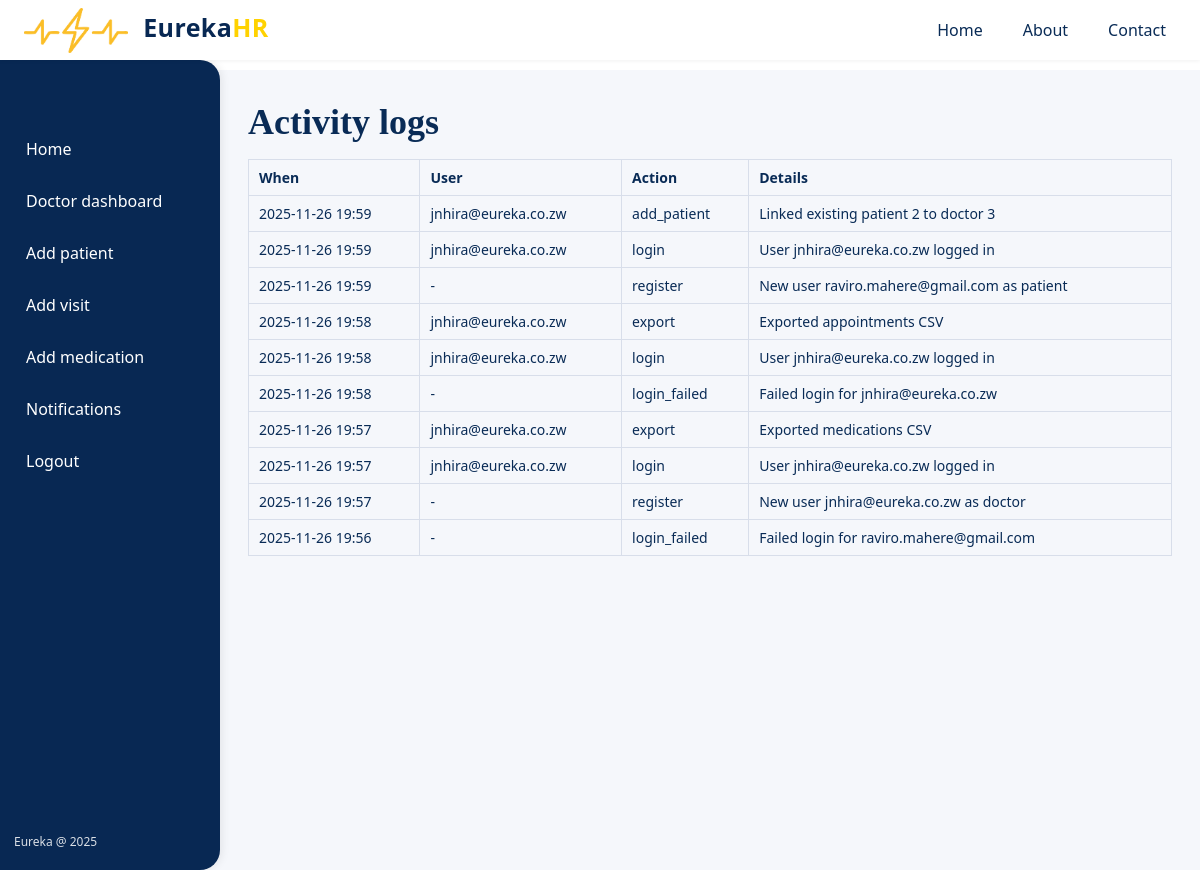
Before: /admin/logs (signed in) with the older database file.
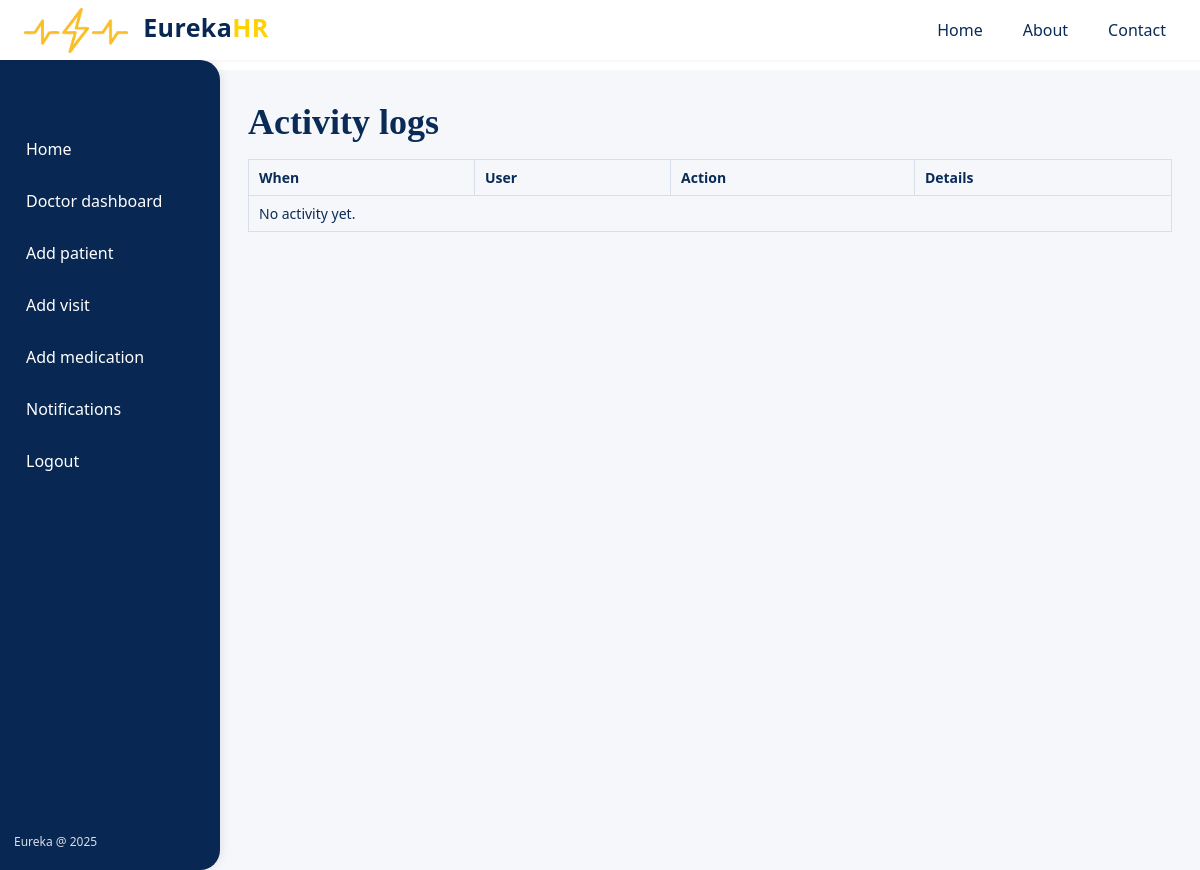
After: the same page with the newer database file.
### app.py (models this page shows, shortened)
class ActivityLog(db.Model):
    id = db.Column(db.Integer, primary_key=True)
    user_id = db.Column(db.Integer, db.ForeignKey("user.id"), nullable=True)
    action = db.Column(db.String(80), nullable=False)
    details = db.Column(db.String(255), nullable=True)
    created_at = db.Column(db.DateTime, default=datetime.utcnow)
    user = db.relationship("User", backref="activity_logs")

class User(db.Model):
    id = db.Column(db.Integer, primary_key=True)
    email = db.Column(db.String(120), unique=True, nullable=False)
    password_hash = db.Column(db.String(255), nullable=False)
    role = db.Column(db.String(20), nullable=False, default="patient")  # 'doctor' or 'patient'
    patient = db.relationship(
        "Patient",
        uselist=False,
        foreign_keys="Patient.user_id",
        backref=db.backref("user", foreign_keys="Patient.user_id"),
    )

### app.py (the view)
@app.route("/admin/logs")
@doctor_required
def admin_logs():
    logs = ActivityLog.query.order_by(ActivityLog.created_at.desc()).limit(200).all()
    return render_template("admin_logs.html", user=current_user(), logs=logs)

### app.py (called while the page is built)
def current_user():
    uid = session.get("user_id")
    if not uid:
        return None
    return User.query.get(uid)

def doctor_required(fn):
    from functools import wraps
    @wraps(fn)
    def wrapper(*args, **kwargs):
        user = current_user()
        if not user or user.role != "doctor":
            abort(403)
        return fn(*args, **kwargs)
    return wrapper

### templates/admin_logs.html
{% extends 'base.html' %}
{% block content %}
  <h1>Activity logs</h1>
  <table class="logs-table">
    <thead>
      <tr>
        <th>When</th>
        <th>User</th>
        <th>Action</th>
        <th>Details</th>
      </tr>
    </thead>
    <tbody>
      {% for log in logs %}
        <tr>
          <td>{{ log.created_at.strftime('%Y-%m-%d %H:%M') }}</td>
          <td>{% if log.user %}{{ log.user.email }}{% else %}-{% endif %}</td>
          <td>{{ log.action }}</td>
          <td>{{ log.details }}</td>
        </tr>
      {% else %}
        <tr><td colspan="4">No activity yet.</td></tr>
      {% endfor %}
    </tbody>
  </table>
{% endblock %}

### templates/base.html (shortened to what this page needs)
<!doctype html>
<html lang="en">
<head>
  <link rel="stylesheet" href="{{ url_for('static', filename='style.css') }}">
</head>
<body>
  <header class="topbar">
      <div class="topbar-logo">
    <img src="{{ url_for('static', filename='logo-heart.png') }}"
         class="ehr-heart-icon"
         alt="icon">
    Eureka<span>HR</span>
</div>
    <nav class="topbar-nav">
      <a href="{{ url_for('index') }}">Home</a>
      <a href="{{ url_for('about') }}">About </a>
      <a href="{{ url_for('contact') }}">Contact</a>
    </nav>
  </header>
  <aside class="sidebar">
    <div class="brand">&nbsp;</div>
    <nav class="menu">
      <a href="{{ url_for('index') }}">Home</a>
      {% if user %}
        {% if user.role == 'doctor' %}
          <a href="{{ url_for('doctor_dashboard') }}">Doctor dashboard</a>
          <a href="{{ url_for('add_patient') }}">Add patient</a>
          <a href="{{ url_for('add_visit') }}">Add visit</a>
          <a href="{{ url_for('add_medication') }}">Add medication</a>
        {% elif user.role == 'patient' %}
          <a href="{{ url_for('patient_dashboard') }}">Patient dashboard</a>
          <a href="{{ url_for('request_appointment') }}">Request appointment</a>
        {% endif %}
        <a href="{{ url_for('notifications') }}">Notifications</a>
        <a href="{{ url_for('logout') }}">Logout</a>
      {% else %}
        <a href="{{ url_for('login') }}">Login</a>
        <a href="{{ url_for('register') }}">Register</a>
      {% endif %}
    </nav>
    <div class="sidebar-footer">Eureka @  2025</div>
  </aside>
  <main class="content">
    {% block content %}{% endblock %}
  </main>
</body>
</html>

### static/style.css (style rules this page uses)
body { font-family: 'Inter', sans-serif; }
h1, h2, h3, .ehr-hero__title { font-family: 'Playfair Display', serif; }
:root { --navy:#082853; --yellow:#ffd200; --bg:#ffffff; --muted:#f5f7fb; --text:#092b56; --ok:#e8f5e9; --err:#ffebee; }
* { box-sizing: border-box; }
.ehr-heart-icon { height: 45px; width: auto; margin-right: 8px; vertical-align: middle; color: #ffd200; }
html, body { margin: 0; padding: 0; height: 100%; font-family: Segoe UI, Arial, sans-serif; color: var(--text); background: var(--bg); }
body { background-image: url('/static/bg.svg'); background-size: cover; background-attachment: fixed; background-repeat: no-repeat; }
.sidebar { position: fixed; left: 0; top: 0; bottom: 0; width: 220px; background: var(--navy); color: #fff; padding: 20px 14px; display: flex; flex-direction: column; gap: 18px; box-shadow: 2px 0 8px rgba(0, 0, 0, 0.08); border-top-right-radius: 20px; border-bottom-right-radius: 20px; overflow: hidden; }
.brand { font-weight: 800; font-size: 22px; letter-spacing: .5px; }
.menu { display: flex; flex-direction: column; gap: 10px; }
.menu a { color: #fff; text-decoration: none; padding: 10px 12px; border-radius: 10px; }
.content { margin-left: 220px; padding: 28px; min-height: 100%; }
h1 { font-size: 36px; margin: .2rem 0 1rem; }
:root { --ehr-navy: #042a58; --ehr-navy-dark: #04254b; }
body { background-image: none; background-color: #f5f7fb; }
.logs-table { width:100%; border-collapse:collapse; margin-top:16px; }
.logs-table th, .logs-table td { border:1px solid #d8deea; padding:8px 10px; font-size:14px; }
.logs-table th { background:#f5f7fb; text-align:left; }
.topbar { position: fixed; top: 0; left: 0; right: 0; height: 60px; display: flex; align-items: center; justify-content: space-between; padding: 0 24px; background: #ffffff; box-shadow: 0 1px 4px rgba(0, 0, 0, 0.06); z-index: 50; }
.topbar-logo { font-weight: 800; font-size: 25px; letter-spacing: .4px; color: var(--navy); }
.topbar-logo span { color:#ffd200; }
.topbar-nav { display: flex; gap: 20px; font-size: 16px; }
.topbar-nav a { text-decoration: none; color: var(--text); padding: 6px 10px; border-radius: 999px; transition: background .2s ease, color .2s ease, transform .1s ease; }
.sidebar { top: 60px; }
.content { margin-top: 70px; }
.sidebar-footer { margin-top: auto; font-size: 12px; opacity: 0.85; }
body { padding-bottom: 54px; }

Changed rows visible on the page:
removed ActivityLog: created_at "2025-11-26 19:59", user.email "jnhira@eureka.co.zw", action "add_patient", details "Linked existing patient 2 to doctor 3"
removed ActivityLog: created_at "2025-11-26 19:59", user.email "jnhira@eureka.co.zw", action "login", details "User jnhira@eureka.co.zw logged in"
removed ActivityLog: created_at "2025-11-26 19:59", action "register", details "New user raviro.mahere@gmail.com as patient"
removed ActivityLog: created_at "2025-11-26 19:58", user.email "jnhira@eureka.co.zw", action "export", details "Exported appointments CSV"
removed ActivityLog: created_at "2025-11-26 19:58", user.email "jnhira@eureka.co.zw", action "login", details "User jnhira@eureka.co.zw logged in"
removed ActivityLog: created_at "2025-11-26 19:58", action "login_failed", details "Failed login for jnhira@eureka.co.zw"
removed ActivityLog: created_at "2025-11-26 19:57", user.email "jnhira@eureka.co.zw", action "export", details "Exported medications CSV"
removed ActivityLog: created_at "2025-11-26 19:57", user.email "jnhira@eureka.co.zw", action "login", details "User jnhira@eureka.co.zw logged in"
removed ActivityLog: created_at "2025-11-26 19:57", action "register", details "New user jnhira@eureka.co.zw as doctor"
removed ActivityLog: created_at "2025-11-26 19:56", action "login_failed", details "Failed login for raviro.mahere@gmail.com"
Other visible differences:
text now shown: "No activity yet."
